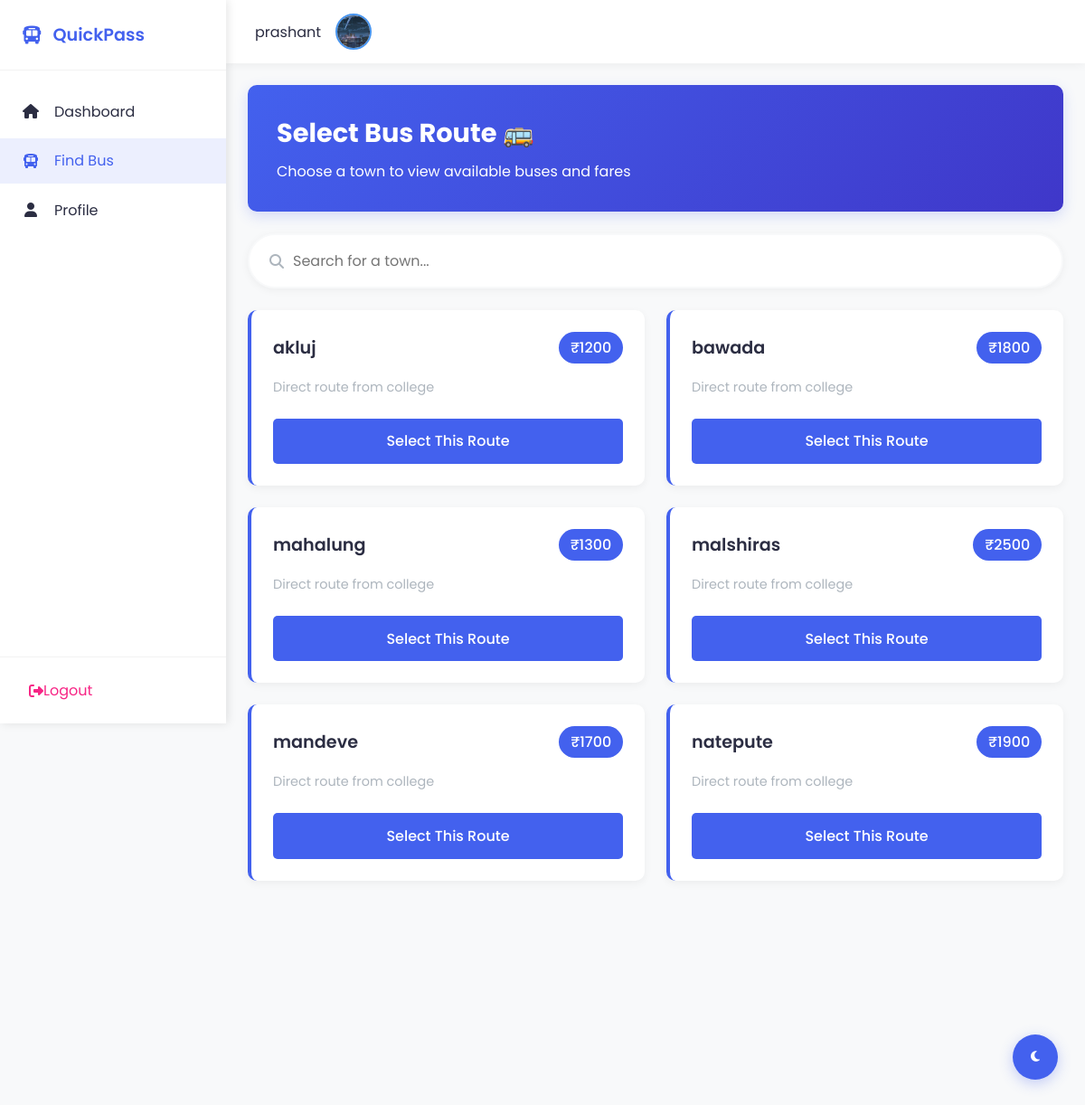
The page /find_bus (signed in) on the database its author committed.
### core/models.py (models this page shows, shortened)
class student(models.Model):
    user= models.OneToOneField(User,on_delete=models.CASCADE)
    full_name=models.CharField(max_length=100)
    course=models.CharField(max_length=100)
    academic_year=models.CharField(max_length=30)
    photo=models.ImageField(upload_to="student_photos/")
    town=models.ForeignKey(Town,on_delete=models.SET_NULL,null=True)

class Town(models.Model):
    name = models.CharField(max_length=100, unique=True)
    price = models.PositiveIntegerField()

### core/views.py (the view)
# urls.py: path('find_bus',views.find_bus,name="find_bus"),
@never_cache
@login_required(login_url='login')
@student_required
def find_bus(request):
    student_obj = Student.objects.filter(user=request.user).first()
    towns = Town.objects.all().order_by('name')
    return render(request, 'find_bus.html', {'student': student_obj, 'towns': towns})

### templates/find_bus.html (shortened to what this page needs)
{% load static %}
<!DOCTYPE html>
<html lang="en">
<head>
  <link rel="stylesheet" href="https://cdnjs.cloudflare.com/ajax/libs/font-awesome/6.4.0/css/all.min.css">
</head>
<body>
  <div class="dashboard-wrapper">
    <div class="sidebar">
      <div class="sidebar-header">
        <i class="fas fa-bus"></i>
        <span>QuickPass</span>
      </div>
      <ul class="sidebar-menu">
        <li>
          <a href={% url 'home' %}>
            <i class="fas fa-home"></i>
            <span>Dashboard</span>
        </li>
        <li class="active">
          <a href={% url 'find_bus' %}>
            <i class="fas fa-bus"></i>
            <span>Find Bus</span>
          </a>
        </li>
        <li>
          <a href={% url 'profile' %}>
            <i class="fas fa-user"></i>
            <span>Profile</span>
        </li>
      </ul>
      <div class="sidebar-footer">
        <a href={% url 'logout' %} class="logout-btn">
          <i class="fas fa-sign-out-alt"></i>
          <span>Logout</span>
        </a>
      </div>
    </div>
    <div class="main-content">
      <div class="top-nav">
        <div class="user-info">
          <span>{{ student.full_name }}</span>
          <img src="{{ student.photo.url }}" alt="Profile Image" class="profile-img" />
        </div>
      </div>
      <div class="welcome-banner animate-in">
        <h1>Select Bus Route <span class="welcome-emoji">🚌</span></h1>
        <p>Choose a town to view available buses and fares</p>
      </div>
      <div class="search-container animate-in" style="animation-delay: 0.2s">
        <i class="fas fa-search search-icon"></i>
        <input
          type="text"
          class="search-input"
          placeholder="Search for a town..."
          id="townSearch"
          onkeyup="filterTowns()"
        >
      </div>
      <div class="towns-grid" id="townsContainer">
        {% for town in towns %}
        <div class="town-card animate-in" style="animation-delay: 0.{{ forloop.counter }}s">
          <div class="town-header">
            <span class="town-name">{{ town.name }}</span>
            <span class="town-price"> ₹{{ town.price }}</span>
          </div>
          <p class="route-info">Direct route from college</p>
          <a href="{% url 'bus_payment' town.id %}" class="select-btn">
            Select This Route
          </a>
        </div>
        {% empty %}
        <div class="no-results animate-in">
          <i class="fas fa-exclamation-circle" style="font-size: 2rem; margin-bottom: 1rem;"></i>
          <h3>No bus routes available</h3>
          <p>Contact your administrator to add routes</p>
        </div>
        {% endfor %}
      </div>
    </div>
  </div>
  <button class="dark-mode-toggle" onclick="toggleDarkMode()">
    <i class="fas fa-moon"></i>
  </button>
</body>
</html>

### rows shown on the page
student: full_name "prashant", photo (picture)
Town: name "akluj", price "1200"
Town: name "bawada", price "1800"
Town: name "mahalung", price "1300"
Town: name "malshiras", price "2500"
Town: name "mandeve", price "1700"
Town: name "natepute", price "1900"
